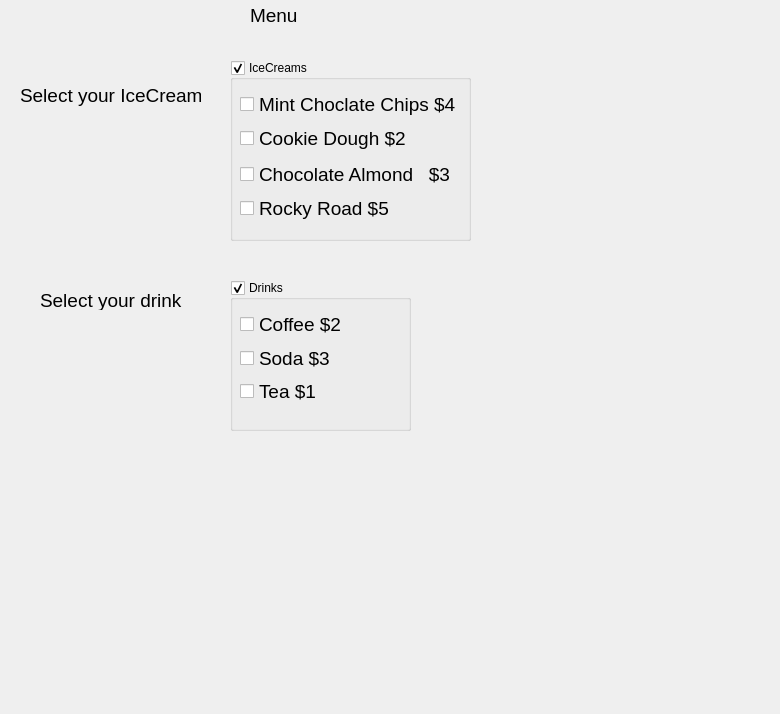
<?xml version="1.0" encoding="UTF-8"?>
<ui version="4.0">
 <class>Dialog</class>
 <widget class="QDialog" name="Dialog">
  <property name="geometry">
   <rect>
    <x>0</x>
    <y>0</y>
    <width>780</width>
    <height>714</height>
   </rect>
  </property>
  <property name="windowTitle">
   <string>Dialog</string>
  </property>
  <widget class="QLabel" name="label">
   <property name="geometry">
    <rect>
     <x>250</x>
     <y>0</y>
     <width>71</width>
     <height>31</height>
    </rect>
   </property>
   <property name="font">
    <font>
     <pointsize>14</pointsize>
    </font>
   </property>
   <property name="text">
    <string>Menu</string>
   </property>
  </widget>
  <widget class="QLabel" name="label_2">
   <property name="geometry">
    <rect>
     <x>20</x>
     <y>80</y>
     <width>181</width>
     <height>31</height>
    </rect>
   </property>
   <property name="font">
    <font>
     <pointsize>14</pointsize>
    </font>
   </property>
   <property name="text">
    <string>Select your IceCream</string>
   </property>
  </widget>
  <widget class="QLabel" name="labelDrinks">
   <property name="geometry">
    <rect>
     <x>40</x>
     <y>290</y>
     <width>151</width>
     <height>20</height>
    </rect>
   </property>
   <property name="font">
    <font>
     <pointsize>14</pointsize>
    </font>
   </property>
   <property name="text">
    <string>Select your drink</string>
   </property>
  </widget>
  <widget class="QGroupBox" name="groupBoxIceCreams">
   <property name="geometry">
    <rect>
     <x>230</x>
     <y>60</y>
     <width>241</width>
     <height>181</height>
    </rect>
   </property>
   <property name="title">
    <string>IceCreams</string>
   </property>
   <property name="checkable">
    <bool>true</bool>
   </property>
   <widget class="QWidget" name="layoutWidget">
    <property name="geometry">
     <rect>
      <x>10</x>
      <y>30</y>
      <width>221</width>
      <height>62</height>
     </rect>
    </property>
    <layout class="QVBoxLayout" name="verticalLayout_3">
     <item>
      <widget class="QCheckBox" name="checkBoxChoclateChips">
       <property name="font">
        <font>
         <pointsize>14</pointsize>
        </font>
       </property>
       <property name="text">
        <string>Mint Choclate Chips $4</string>
       </property>
      </widget>
     </item>
     <item>
      <widget class="QCheckBox" name="checkBoxCookieDough">
       <property name="font">
        <font>
         <pointsize>14</pointsize>
        </font>
       </property>
       <property name="text">
        <string>Cookie Dough $2</string>
       </property>
      </widget>
     </item>
    </layout>
   </widget>
   <widget class="QWidget" name="layoutWidget">
    <property name="geometry">
     <rect>
      <x>10</x>
      <y>100</y>
      <width>213</width>
      <height>62</height>
     </rect>
    </property>
    <layout class="QVBoxLayout" name="verticalLayout_4">
     <item>
      <widget class="QCheckBox" name="checkBoxChoclateAlmond">
       <property name="font">
        <font>
         <pointsize>14</pointsize>
        </font>
       </property>
       <property name="text">
        <string>Chocolate Almond   $3</string>
       </property>
      </widget>
     </item>
     <item>
      <widget class="QCheckBox" name="checkBoxRockyRoad">
       <property name="font">
        <font>
         <pointsize>14</pointsize>
        </font>
       </property>
       <property name="text">
        <string>Rocky Road $5</string>
       </property>
      </widget>
     </item>
    </layout>
   </widget>
  </widget>
  <widget class="QGroupBox" name="groupBoxDrinks">
   <property name="geometry">
    <rect>
     <x>230</x>
     <y>280</y>
     <width>181</width>
     <height>151</height>
    </rect>
   </property>
   <property name="title">
    <string>Drinks</string>
   </property>
   <property name="checkable">
    <bool>true</bool>
   </property>
   <widget class="QWidget" name="layoutWidget">
    <property name="geometry">
     <rect>
      <x>10</x>
      <y>30</y>
      <width>110</width>
      <height>95</height>
     </rect>
    </property>
    <layout class="QVBoxLayout" name="verticalLayout">
     <item>
      <widget class="QCheckBox" name="checkBoxCoffee">
       <property name="font">
        <font>
         <pointsize>14</pointsize>
        </font>
       </property>
       <property name="text">
        <string>Coffee $2</string>
       </property>
      </widget>
     </item>
     <item>
      <widget class="QCheckBox" name="checkBoxSoda">
       <property name="font">
        <font>
         <pointsize>14</pointsize>
        </font>
       </property>
       <property name="text">
        <string>Soda $3</string>
       </property>
      </widget>
     </item>
     <item>
      <widget class="QCheckBox" name="checkBoxTea">
       <property name="font">
        <font>
         <pointsize>14</pointsize>
        </font>
       </property>
       <property name="text">
        <string>Tea $1</string>
       </property>
      </widget>
     </item>
    </layout>
   </widget>
  </widget>
  <widget class="QLabel" name="labelAmount">
   <property name="geometry">
    <rect>
     <x>60</x>
     <y>450</y>
     <width>541</width>
     <height>31</height>
    </rect>
   </property>
   <property name="font">
    <font>
     <pointsize>14</pointsize>
    </font>
   </property>
   <property name="text">
    <string/>
   </property>
  </widget>
  <zorder>groupBoxIceCreams</zorder>
  <zorder>groupBoxDrinks</zorder>
  <zorder>label</zorder>
  <zorder>label_2</zorder>
  <zorder>labelDrinks</zorder>
  <zorder>labelAmount</zorder>
 </widget>
 <resources/>
 <connections/>
</ui>
